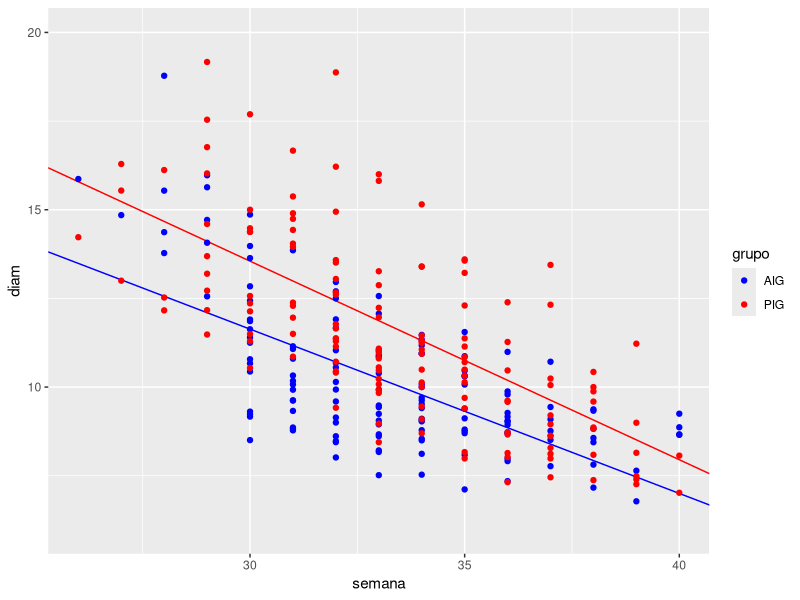
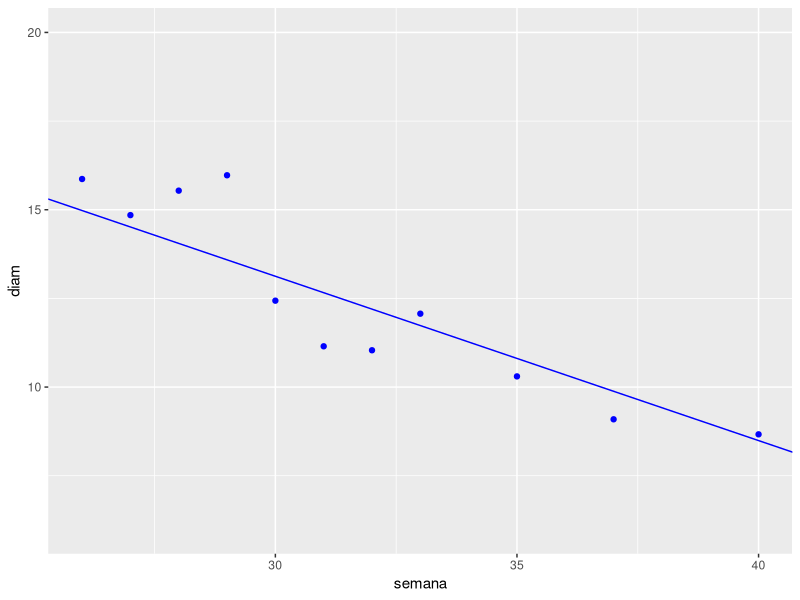
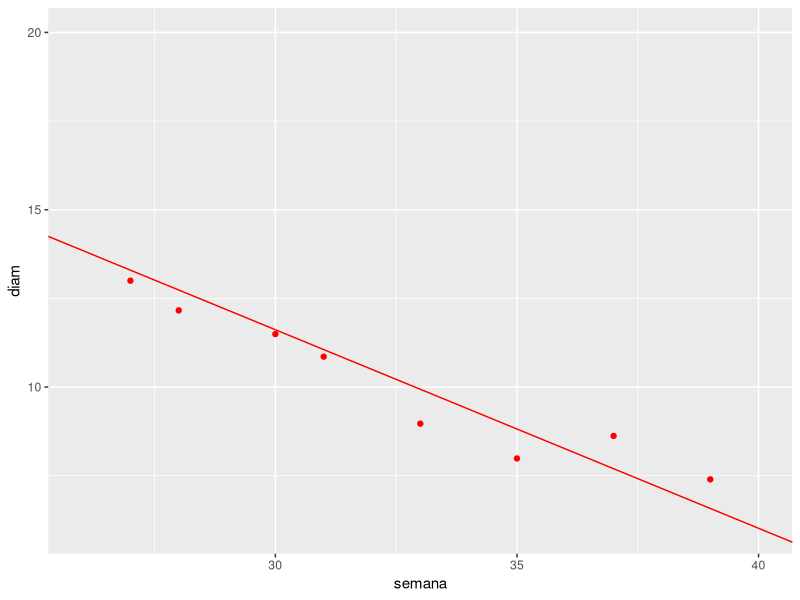

These figures' R source, in order:


library(readxl)
library(ggplot2)

setwd("C:/Users/Danvah/OneDrive/diagnostico_singer/DDVE")
DDVE <- read_excel("perfDDVEp_bait.xlsx")

id <- c()
grupo <- c()
diam <- c()
semana <- c()

for(i in 1:nrow(DDVE)){
  for(j in 2:(ncol(DDVE))){
    if(!is.na(DDVE[i,j])){
      id <- c(id,i)
      grupo <- c(grupo,DDVE$Grupo[i])
      diam <- c(diam,as.numeric(DDVE[i,j]))
      semana <- c(semana,(j+24))
    }
  }
}
DDVE.l <- data.frame(id,grupo,semana,diam)


library(nlme)
fit_1 <- lme(diam ~ I(as.numeric(grupo == 'AIG')) + 
               I(as.numeric(grupo == 'PIG')) +
               I(as.numeric(I(grupo == 'AIG'))*semana) +
               I(as.numeric(I(grupo == 'PIG'))*semana) - 1 , random = ~ 1| id, data=DDVE.l)

summary(fit_1)

dados <- coef(fit_1)


ggplot(data=DDVE.l, aes(x=semana, y=diam, group = grupo,color=grupo)) +
  geom_abline(intercept = 25.533098, slope = -0.463335, color="blue") +
  geom_abline(intercept = 30.347679 , slope = -0.559927, color="red") +
  scale_x_continuous(limits = c(26, 40)) + 
  scale_y_continuous(limits = c(6, 20)) +
  geom_point()+
  scale_color_manual(values = c("blue","red")) 



DDVE.l1 <- subset(DDVE.l, id==1)
ggplot(data=DDVE.l1, aes(x=semana, y=diam )) +
  geom_abline(intercept = 25.533098+1.49045549, slope = -0.463335, color="blue") +
  geom_point(color="blue")+
  scale_x_continuous(limits = c(26, 40)) + 
  scale_y_continuous(limits = c(6, 20)) +
  scale_color_manual(values = c("blue","red")) 



DDVE.l47 <- subset(DDVE.l, id==47)
ggplot(data=DDVE.l47, aes(x=semana, y=diam )) +
  geom_abline(intercept = 30.347679-1.93362013, slope = -0.559927, color="red") +
  geom_point(color="red")+
  scale_x_continuous(limits = c(26, 40)) + 
  scale_y_continuous(limits = c(6, 20)) +
  scale_color_manual(values = c("blue","red")) 
